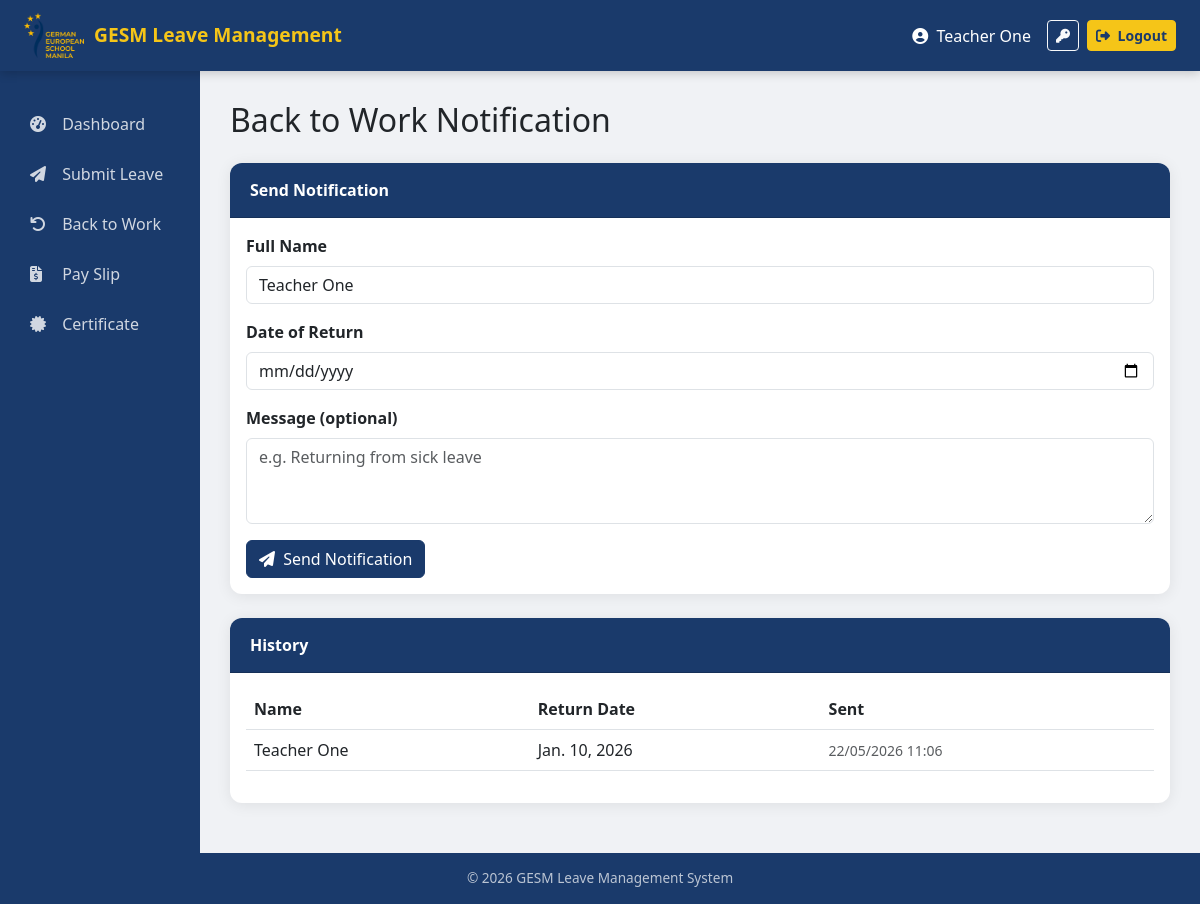
Before: /dashboard/back-to-work/ (signed in) with the older database file.
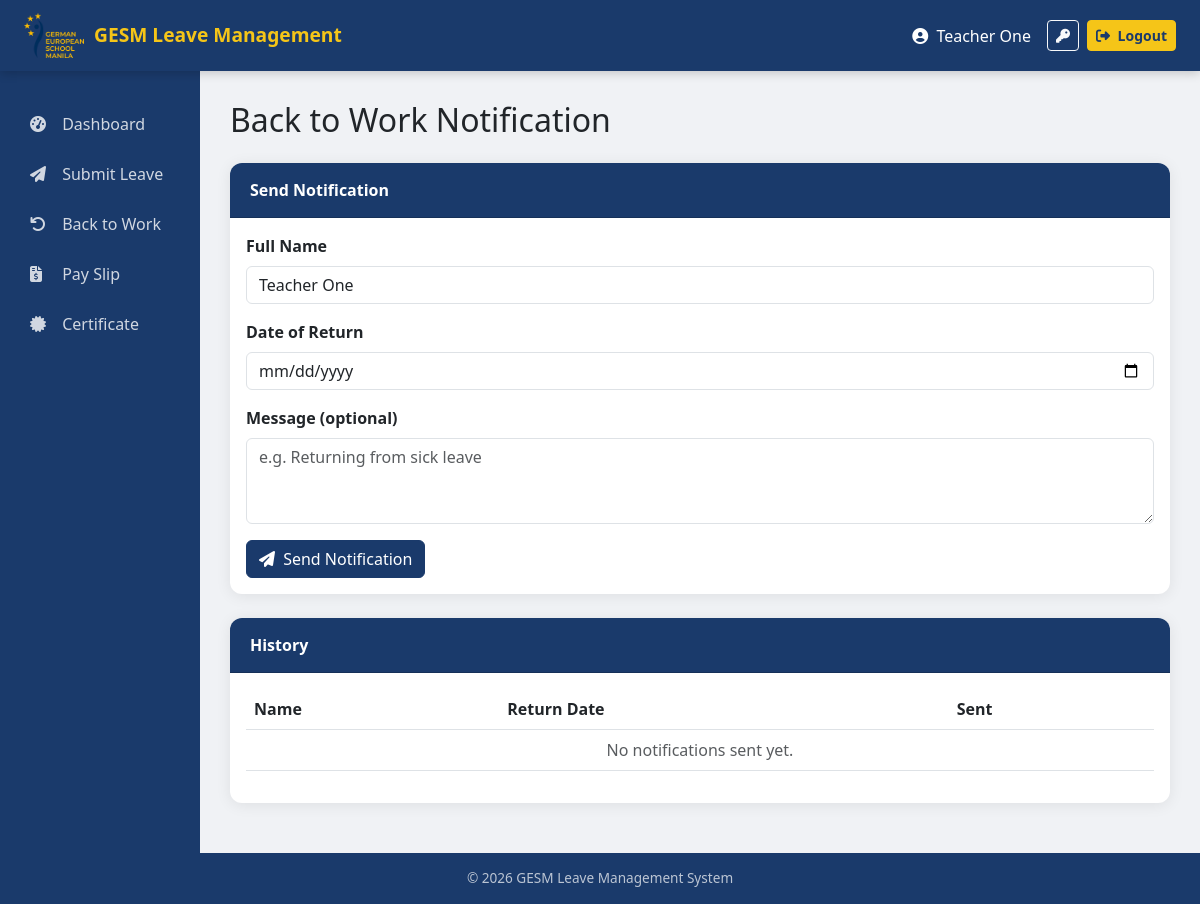
After: the same page with the newer database file.
### dashboard/models.py (models this page shows, shortened)
class BackToWork(models.Model):
    user = models.ForeignKey(settings.AUTH_USER_MODEL, on_delete=models.CASCADE)
    full_name = models.CharField(max_length=200)
    return_date = models.DateField()
    message = models.TextField(blank=True)
    sent_at = models.DateTimeField(auto_now_add=True)

### dashboard/views.py (the view, shortened to what this page needs)
# urls.py: path('back-to-work/', BackToWorkView.as_view(), name='back_to_work'),
class BackToWorkView(LoginRequiredMixin, View):
   ALLOWED_ROLES = ['teacher', 'head_of_department']
   def get(self, request):
       if request.user.role not in self.ALLOWED_ROLES:
           return redirect('dashboard')
       history = BackToWork.objects.filter(user=request.user).order_by('-sent_at')
       return render(request, 'dashboard/back_to_work.html', {'history': history})

### dashboard/templates/dashboard/back_to_work.html
{% extends 'base.html' %}
{% block content %}
<h2 class='mb-4'>Back to Work Notification</h2>
<div class='card mb-4'>
  <div class='card-header'>Send Notification</div>
  <div class='card-body'>
    <form method='post'>{% csrf_token %}
      <div class='mb-3'>
        <label class='form-label fw-bold'>Full Name</label>
        <input name='full_name' class='form-control'
          value='{{ request.user.first_name }} {{ request.user.last_name }}' required>
      </div>
      <div class='mb-3'>
        <label class='form-label fw-bold'>Date of Return</label>
        <input type='date' name='return_date' class='form-control' required>
      </div>
      <div class='mb-3'>
        <label class='form-label fw-bold'>Message (optional)</label>
        <textarea name='message' class='form-control' rows='3'
          placeholder='e.g. Returning from sick leave'></textarea>
      </div>
      <button type='submit' class='btn btn-primary'>
        <i class='fas fa-paper-plane me-1'></i> Send Notification
      </button>
    </form>
  </div>
</div>
<div class='card'>
  <div class='card-header'>History</div>
  <div class='card-body'>
    <table class='table table-hover'>
      <thead><tr>
        <th>Name</th><th>Return Date</th><th>Sent</th>
      </tr></thead>
      <tbody>
        {% for r in history %}
        <tr>
<td>{{ r.full_name }}</td>
<td>{{ r.return_date }}</td>
<td><small class='text-muted'>{{ r.sent_at|date:'d/m/Y H:i' }}</small></td>
</tr>
{% empty %}
<tr><td colspan='3' class='text-center text-muted'>No notifications sent yet.</td></tr>
{% endfor %}
</tbody>
</table>
</div>
</div>
{% endblock %}

Changed rows visible on the page:
removed BackToWork: full_name "Teacher One", return_date "Jan. 10, 2026", sent_at "22/05/2026 11:06"
Other visible differences:
text now shown: "No notifications sent yet."
